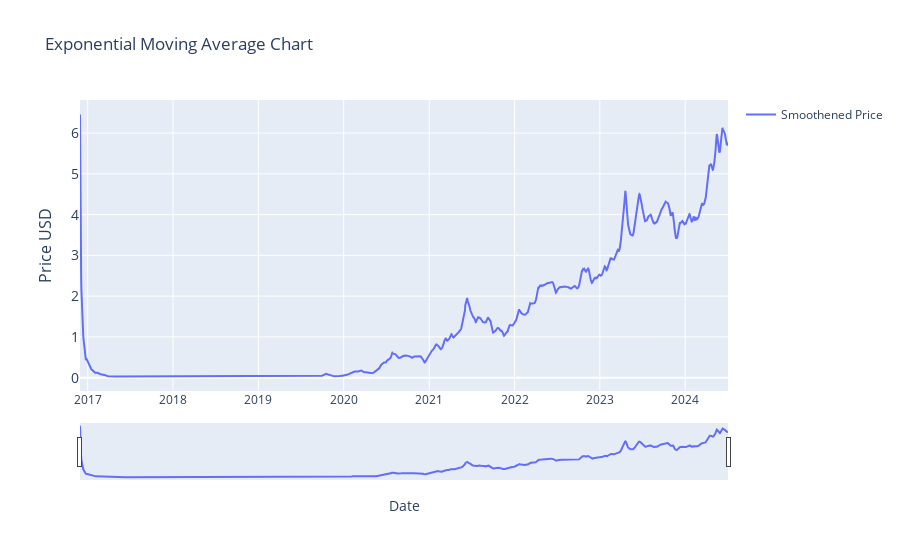

The notebook cell saved with this chart:
### Markdown cell above
### exponential_moving_average

### Code cell
# Exponential Moving Average (EMA)  
 # | Part of Moving Averages (2) block

import plotly.graph_objects as go
import pandas as pd
from ipywidgets import interact, DatePicker
import numpy as np


df = current_item.copy()

# NOTE: Span = Used to calculate the decay factor. Higher span -> greater exponential smoothing
span = 10
df = calculate_ema(df, span)

start_date_picker = DatePicker(description='Start Date', value=START_DATE)
end_date_picker = DatePicker(description='End Date', value=END_DATE)


interact(lambda start_date, end_date:
            plot_exponential_moving_average(df, start_date, end_date),
            start_date=start_date_picker, end_date=end_date_picker)

### Figure 1 — Plotly figure (JSON) as saved in the notebook; plotly's stock layout.template omitted (floating-point values rounded to 4 significant figures; data arrays with more than 128 entries replaced by an {"elided": "..."} marker saying what was removed)
{"data": [{"mode": "lines", "name": "Smoothened Price", "type": "scatter", "x": {"elided": "2773 str values"}, "y": {"elided": "2773 float values"}}], "layout": {"showlegend": true, "title": {"text": "Exponential Moving Average Chart"}, "xaxis": {"rangeslider": {"visible": true}, "title": {"text": "Date"}, "type": "date"}, "yaxis": {"tickfont": {"size": 14}, "title": {"font": {"size": 16}, "text": "Price USD"}}}}
